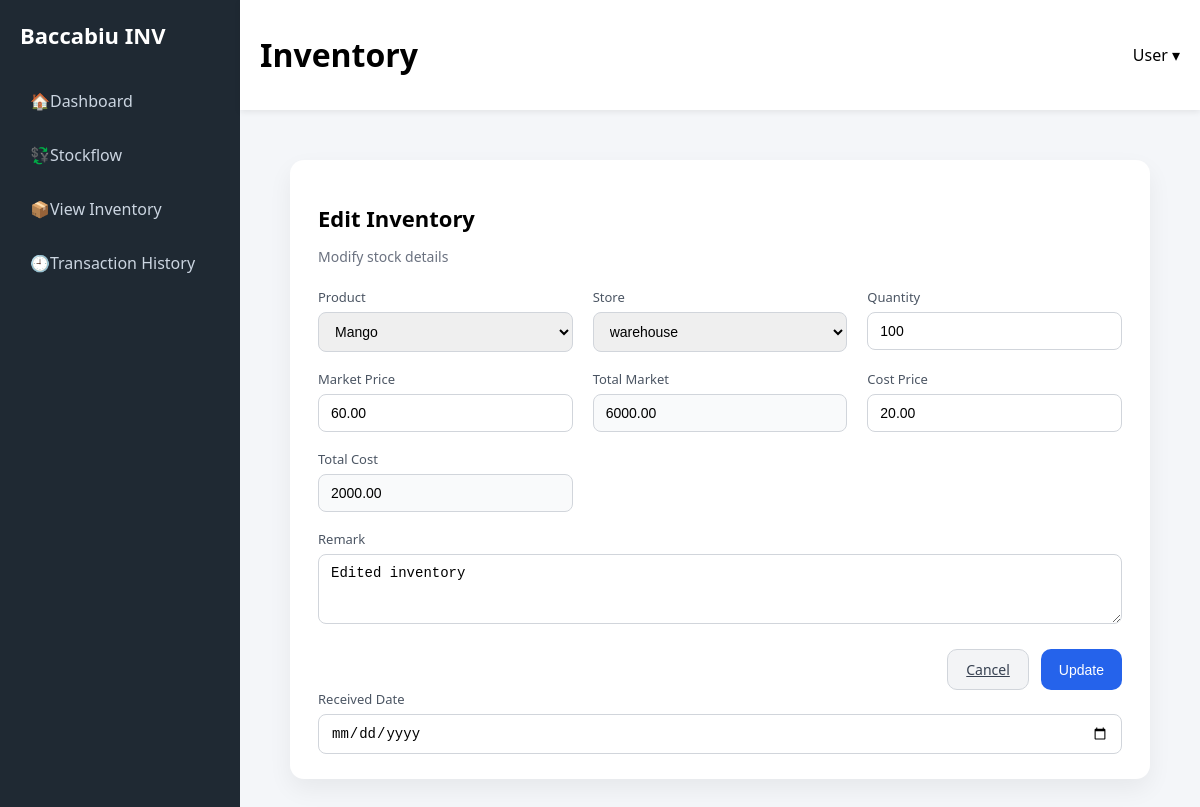
The page /edit-inventory/9/ on the database its author committed.
### inv_data/models.py (models this page shows, shortened)
class Inventory(models.Model):
    product = models.ForeignKey(Product, on_delete=models.CASCADE)
    store = models.ForeignKey(Store, on_delete=models.CASCADE)
    quantity = models.IntegerField(default=0)
    class Meta:
        unique_together = ('product', 'store')

class Product(models.Model):
    product_code = models.CharField(max_length=100)
    product_name = models.CharField(max_length=255)
    category = models.ForeignKey(Category, on_delete=models.CASCADE)
    class Meta:
        unique_together = ("product_code", "product_name", "category")

class Store(models.Model):
    store_name = models.CharField(max_length=100, unique=True)

class StockTransactionItem(models.Model):
    transaction = models.ForeignKey(
        StockTransaction,
        related_name='items',
        on_delete=models.CASCADE
    )
    product = models.ForeignKey(
        Product,
        on_delete=models.CASCADE
    )
    quantity = models.IntegerField()
    cost_price = models.DecimalField(
        max_digits=10,
        decimal_places=2,
        null=True,
        blank=True
    )
    market_price = models.DecimalField(
        max_digits=10,
        decimal_places=2,
        null=True,
        blank=True
    )
    total_cost = models.DecimalField(
        max_digits=10,
        decimal_places=2,
        null=True,
        blank=True
    )
    total_market = models.DecimalField(
        max_digits=10,
        decimal_places=2,
        null=True,
        blank=True
    )
    from_location = models.CharField(max_length=100, blank=True, null=True)
    to_location = models.CharField(max_length=100, blank=True, null=True)

### inv_data/views.py (the view, shortened to what this page needs)
# urls.py: path('edit-inventory/<int:id>/', views.edit_inventory, name='edit_inventory'),
def edit_inventory(request, id):
    inventory = get_object_or_404(Inventory, id=id)
    products = Product.objects.all()
    categories = Category.objects.all()
    stores = Store.objects.all()
    last_item = StockTransactionItem.objects.filter(
    product=inventory.product
).order_by("-id").first()
    return render(request, "edit_inventory.html", {
    "inventory": inventory,
    "categories": categories,
    "stores": stores,
    "products": products,
    "last_item": last_item,
})

### templates/edit_inventory.html (shortened to what this page needs)
{% extends "base.html" %}
{% load static %}
{% block content %}
<link rel="stylesheet" href="{% static 'css/stockadd.css' %}">
<div class="app-layout">
    <main class="main-content">
        <section class="content-area">
            <div class="form-card">
                <h2>Edit Inventory</h2>
                <p class="subtitle">Modify stock details</p>
                <form method="POST">
                    <div class="form-grid">
                        <div class="form-group">
                            <label>Product</label>
                            <select name="product">
                                {% for p in products %}
                                <option value="{{ p.id }}" {% if p.id == inventory.product.id %}selected{% endif %}>
                                    {{ p.product_name }}
                                </option>
                                {% endfor %}
                            </select>
                        </div>
                        <div class="form-group">
                            <label>Store</label>
                            <select name="store">
                                {% for s in stores %}
                                <option value="{{ s.id }}" {% if s.id == inventory.store.id %}selected{% endif %}>
                                    {{ s.store_name }}
                                </option>
                                {% endfor %}
                            </select>
                        </div>
                        <div class="form-group">
                            <label>Quantity</label>
                            <input type="number" name="quantity" value="{{ inventory.quantity }}" required>
                        </div>
                        <div class="form-group">
                            <label>Market Price</label>
                            <input type="number" step="0.01" name="market_price" id="marketPrice"
value="{{ last_item.market_price|default:0 }}">
                        </div>
                        <div class="form-group">
                            <label>Total Market</label>
                            <input type="number" step="0.01" id="totalMarket" readonly>
                        </div>
                        <div class="form-group">
                            <label>Cost Price</label>
                            <input type="number" step="0.01" name="cost_price" id="costPrice"
value="{{ last_item.cost_price|default:0 }}">
                        </div>
                        <div class="form-group">
                            <label>Total Cost</label>
                            <input type="number" step="0.01" id="totalCost" readonly>
                        </div>
                        <div class="form-group full-width">
                            <label>Remark</label>
                            <textarea name="remark" rows="3">Edited inventory</textarea>
                        </div>
                    </div>
                    <div class="form-actions">
                        <a href="{% url 'viewInventory' %}" class="btn-secondary">Cancel</a>
                        <button type="submit" class="btn-primary">Update</button>
                    </div>
                    <div class="form-group">
    <label>Received Date</label>
    <input type="date" name="received_date" required>
</div>
                </form>
            </div>
        </section>
    </main>
</div>
{% endblock %}

### static/css/base.css (style rules this page uses)
* { box-sizing: border-box; }
body { margin: 0; font-family: "Segoe UI", Arial, sans-serif; background: #f4f6f9; }
.app-layout { display: flex; min-height: 100vh; }
.main-content { flex: 1; display: flex; flex-direction: column; }

### static/css/stockadd.css (style rules this page uses)
.content-area { padding: 25px; }
.form-card { background: #ffffff; border-radius: 14px; padding: 25px 28px; max-width: 1100px; margin: auto; box-shadow: 0 10px 25px rgba(0,0,0,0.06); }
.form-card h2 { font-size: 22px; font-weight: 600; margin-bottom: 6px; }
.form-card .subtitle { font-size: 14px; color: #6b7280; margin-bottom: 22px; }
.form-grid { display: grid; grid-template-columns: repeat(3, 1fr); gap: 18px 20px; }
.form-group { display: flex; flex-direction: column; }
.form-group.full-width { grid-column: span 3; }
.form-group label { font-size: 13px; color: #4b5563; margin-bottom: 6px; }
.form-group input, .form-group select, .form-group textarea { padding: 10px 12px; border: 1px solid #d1d5db; border-radius: 8px; font-size: 14px; outline: none; transition: border 0.2s ease, box-shadow 0.2s ease; }
.form-group input[readonly] { background: #f9fafb; }
.form-actions { margin-top: 25px; display: flex; justify-content: flex-end; gap: 12px; }
.btn-primary { background: #2563eb; color: #fff; border: none; border-radius: 10px; padding: 10px 18px; font-size: 14px; cursor: pointer; transition: background 0.2s ease, transform 0.1s ease; }
.btn-secondary { background: #f3f4f6; color: #374151; border: 1px solid #d1d5db; border-radius: 10px; padding: 10px 18px; font-size: 14px; cursor: pointer; }

### rows shown on the page
Inventory: product "Mango", store "warehouse", quantity "100"
StockTransactionItem: market_price "60.00", cost_price "20.00"
